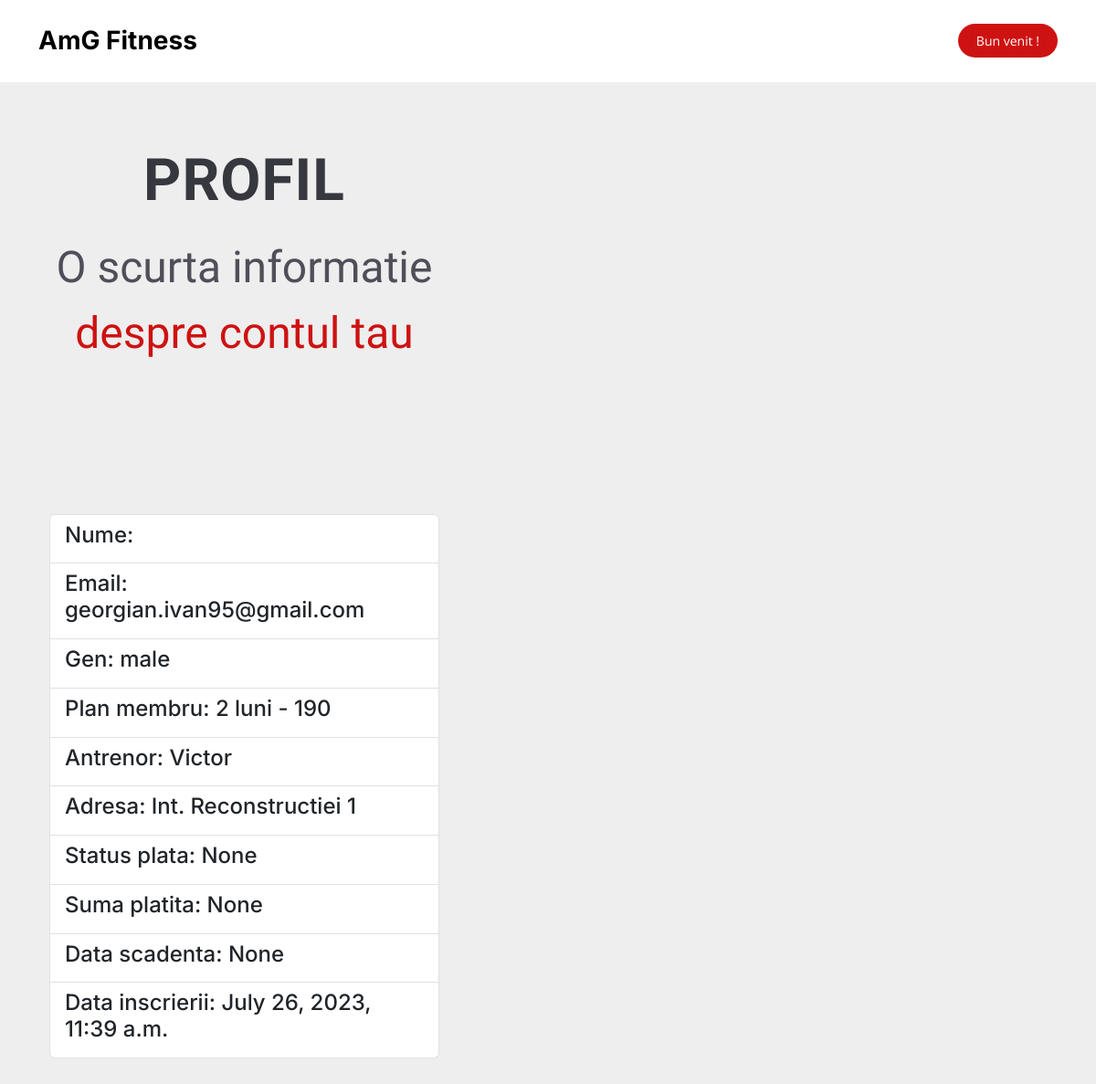
Screenshot of /profile (signed in) with the database file from the repository.
### authapp/models.py (models this page shows, shortened)
class Enrollment(models.Model):
    user = models.ForeignKey(User,on_delete=models.CASCADE)
    Email = models.EmailField()
    Gender = models.CharField(max_length=25)
    PhoneNumber = models.CharField(max_length=12)
    SelectMembershipplan = models.CharField(max_length=100)
    SelectTrainer = models.CharField(max_length=55)
    Address = models.CharField(max_length=300, null=True)
    paymentStatus = models.CharField(max_length=55, blank=True, null=True)
    Price = models.IntegerField(blank=True, null=True)
    DueDate = models.DateTimeField(blank=True, null=True)
    timeStamp = models.DateTimeField(auto_now_add=True, blank=True)

### authapp/views.py (the view)
# urls.py: path('profile',views.profile, name="profile"),
def profile(request):
    if not request.user.is_authenticated:
        messages.warning(request, "Please Login and Try Again")
        return redirect('/login')
    user = request.user
    posts = Enrollment.objects.filter(user=user)
    context = {"posts": posts}
    return render(request, "profile.html", context)

### templates/profile.html (shortened to what this page needs)
{% extends 'base.html' %}
{% block head %}
    <div class="section-header">
        <h2>Profil</h2>
        <p>O scurta informatie <span> despre contul tau</span></p>
    </div>
    <div class="container vertical-center" style="vertical-align: center;">
        <div class="row">
            <div class="container">
                {% for post in posts %}
                    <ul class="list-group">
                        <li class="list-group-item"><h4>Nume: {{ post.user.get_full_name }}</h4></li>
                        <li class="list-group-item"><h4>Email: {{ post.Email }}</h4></li>
                        <li class="list-group-item"><h4>Gen: {{ post.Gender }}</h4></li>
                        <li class="list-group-item"><h4>Plan membru: {{ post.SelectMembershipplan }}</h4></li>
                        <li class="list-group-item"><h4>Antrenor: {{ post.SelectTrainer }}</h4></li>
                        <li class="list-group-item"><h4>Adresa: {{ post.Address }}</h4></li>
                        <li class="list-group-item"><h4>Status plata: {{ post.paymentStatus }}</h4></li>
                        <li class="list-group-item"><h4>Suma platita: {{ post.Price }}</h4></li>
                        <li class="list-group-item"><h4>Data scadenta: {{ post.DueDate }}</h4></li>
                        <li class="list-group-item"><h4>Data inscrierii: {{ post.timeStamp }}</h4></li>
                    </ul>
                {% endfor %}
            </div>
        </div>
    </div>
{% endblock head %}

### static/assets/css/main.css (style rules this page uses)
:root { --font-default: "Open Sans", system-ui, -apple-system, "Segoe UI", Roboto, "Helvetica Neue", Arial, "Noto Sans", "Liberation Sans", sans-serif, "Apple Color Emoji", "Segoe UI Emoji", "Segoe UI Symbol", "Noto Color Emoji"; --font-primary: "Amatic SC", sans-serif; --font-secondary: "Inter", sans-serif; }
:root { --color-default: #212529; --color-primary: #ce1212; --color-secondary: #37373f; }
:root { scroll-behavior: smooth; }
body { font-family: var(--font-default); color: var(--color-default); }
h1, h2, h3, h4, h5, h6 { font-family: var(--font-secondary); }
.section-header { text-align: center; padding-bottom: 30px; }
.section-header h2 { font-size: 13px; letter-spacing: 1px; font-weight: 400; margin: 0; padding: 0; color: #7f7f90; text-transform: uppercase; font-family: var(--font-default); }
.section-header p { margin: 0; font-size: 48px; font-weight: 400; font-family: var(--font-primary); }
.section-header p span { color: var(--color-primary); }
.hero h2 { font-size: 64px; font-weight: 700; margin-bottom: 20px; color: var(--color-secondary); font-family: var(--font-primary); }
.hero p { color: #4f4f5a; font-weight: 400; margin-bottom: 30px; }
.vertical-center { min-height: 100%; min-height: 100vh; display: flex; align-items: center; }

### rows the page displays
Enrollment: Email "georgian.ivan95@gmail.com", Gender "male", SelectMembershipplan "2 luni - 190", SelectTrainer "Victor", Address "Int. Reconstructiei 1", paymentStatus "None", Price "None", DueDate "None", timeStamp "July 26, 2023, 11:39 a.m."
